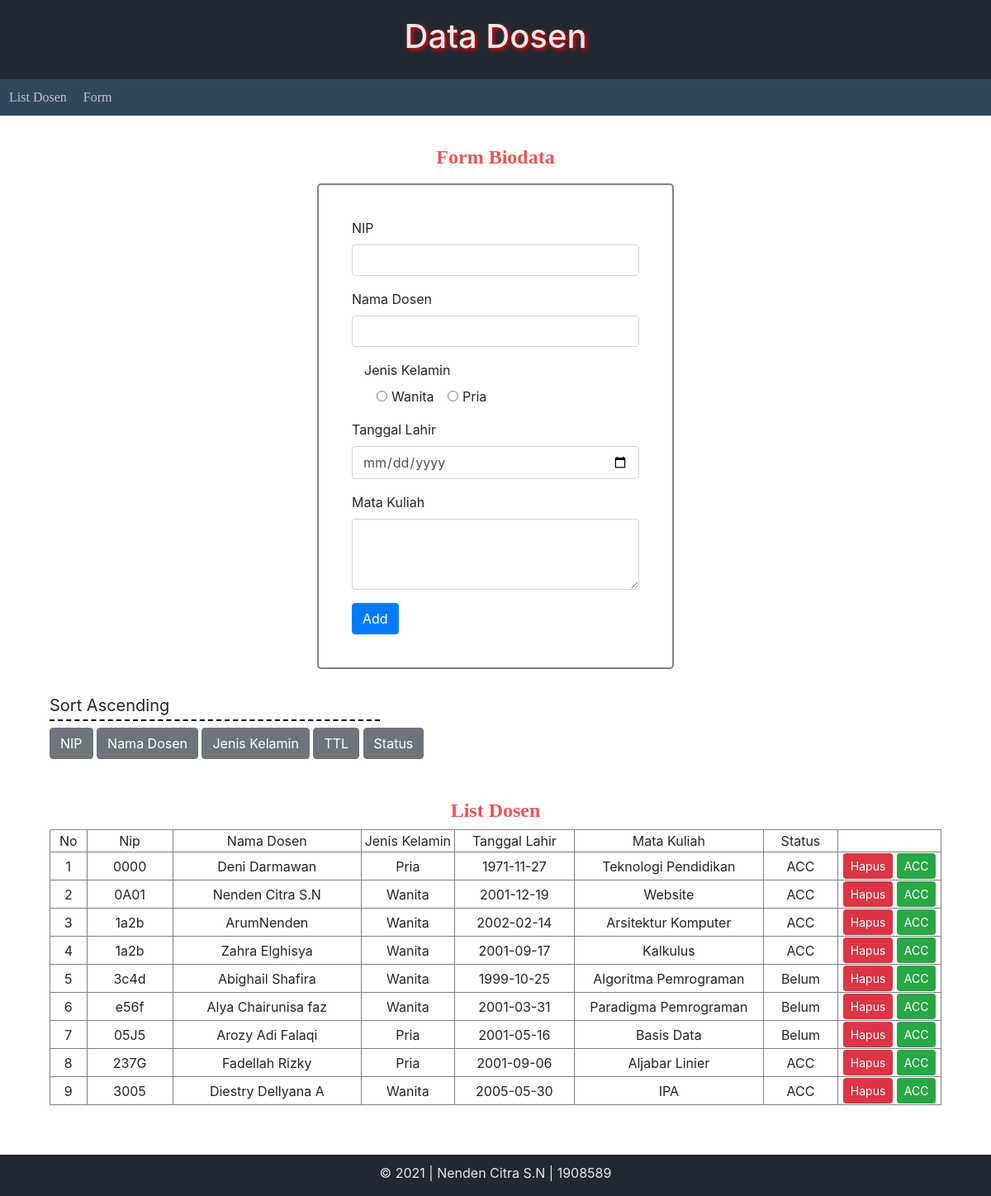
The page / on the database its author committed.
### tables this page shows
CREATE TABLE `data_dosen` (
  `id` int(11) NOT NULL,
  `nip` varchar(20) NOT NULL,
  `nama_dosen` varchar(100) NOT NULL,
  `gender` varchar(11) NOT NULL,
  `tanggal_lahir` date NOT NULL,
  `matkul` varchar(100) NOT NULL,
  `status_td` text NOT NULL
);

### conf.php (called while the page is built)
<?php
$db_host = "localhost";
$db_user = "root";
$db_password = "";
$db_name = "tp4_dpbo";
 ?>

### includes/DB.class.php (called while the page is built, shortened)
<?php
class DB{
	var $db_host = '';
	var $db_user = '';
	var $db_password = '';
	var $db_name = '';
	var $db_link = '';
	var $result = 0;
	function DB($db_host='', $db_user='', $db_password='', $db_name=''){
		$this->db_host = $db_host;
		$this->db_user = $db_user;
		$this->db_password = $db_password;
		$this->db_name = $db_name;
	}
	function open(){
		$this->db_link = mysqli_connect($this->db_host, $this->db_user, $this->db_password, $this->db_name);
	}
	function execute($query=""){
		$this->result = mysqli_query($this->db_link, $query);
		return $this->result;
	}
	function getResult(){
		return mysqli_fetch_array($this->result);
	}
}
 ?>

### includes/Task.class.php (called while the page is built, shortened)
<?php
class Task extends DB{
	function getTask()
	{
		$query = "SELECT * FROM data_dosen";
		return $this->execute($query);
	}
}
?>

### index.php (the view, shortened to what this page needs)
<?php
include("conf.php");
include("includes/Template.class.php");
include("includes/DB.class.php");
include("includes/Task.class.php");
$otask = new Task($db_host, $db_user, $db_password, $db_name);
$otask->open();
if(isset($_POST['nip']))
{
	$otask->getTasknip();
}
else if(isset($_POST['nama_dosen']))
{
	$otask->getTasknama_dosen();
}
else if(isset($_POST['gender']))
{
	$otask->getTaskgender();
}
else if(isset($_POST['tanggal_lahir']))
{
	$otask->getTasktanggal_lahir();
}
else if(isset($_POST['matkul']))
{
	$otask->getTaskmatkul();
}
else
{
	$otask->getTask();
}
$data = null;
$no = 1;
while (list($id, $nip, $nama_dosen, $gender, $tanggal_lahir, $matkul, $status) = $otask->getResult()) {
	if($status == "Sudah")
	{
		$data .= "<tr>
		<td>" . $no . "</td>
		<td>" . $nip . "</td>
		<td>" . $nama_dosen . "</td>
		<td>" . $gender . "</td>
		<td>" . $tanggal_lahir . "</td>
		<td>" . $matkul . "</td>
		<td>" . $status . "</td>
		<td>
		<button class='btn btn-danger'><a href='index.php?id_hapus=" . $id . "' style='color: white; font-weight: bold;'>Hapus</a></button>
		</td>
		</tr>";
		$no++;
	}
	else
	{
		$data .= "<tr>
		<td>" . $no . "</td>
		<td>" . $nip . "</td>
		<td>" . $nama_dosen . "</td>
		<td>" . $gender . "</td>
		<td>" . $tanggal_lahir . "</td>
		<td>" . $matkul . "</td>
		<td>" . $status . "</td>
		<td>
		<button class='btn btn-danger btn-sm'><a href='index.php?id_hapus=" . $id . "' style='color: white; text-decoration: none; '>Hapus</a></button>
		<button class='btn btn-success btn-sm' ><a href='index.php?id_status=" . $id .  "' style='color: white; text-decoration: none;'>ACC</a></button>
		</td>
		</tr>";
		$no++;
	}
}

### includes/Template.class.php (shortened to what this page needs)
<?php
class Template{
	var $content = '';
	function Template($filename = ''){
		$this->content = implode('', @file($filename));
	}
	function clear(){
		$this->content = preg_replace("/DATA_[A-Z|_|0-9]+/", "", $this->content);
	}
	function write(){
		print $this->content;
	}
	function replace($old = '', $new = ''){
		if(is_int($new)){
			$value = sprintf("%d", $new);
		}elseif(is_float($new)){
			$value = sprintf("%f", $new);
		}elseif(is_array($new)){
			$value = '';
			foreach( $new as $item){
				$value .= $item. '';
			}
		}else{
			$value = $new;
		}
		$this->content = preg_replace("/$old/",  $value, $this->content);
	}
}
 ?>

### rows shown on the page
data_dosen: nip "0000", nama_dosen "Deni Darmawan", gender "Pria", tanggal_lahir "1971-11-27", matkul "Teknologi Pendidikan", status_td "ACC"
data_dosen: nip "0A01", nama_dosen "Nenden Citra S.N", gender "Wanita", tanggal_lahir "2001-12-19", matkul "Website", status_td "ACC"
data_dosen: nip "1a2b", nama_dosen "ArumNenden", gender "Wanita", tanggal_lahir "2002-02-14", matkul "Arsitektur Komputer", status_td "ACC"
data_dosen: nip "1a2b", nama_dosen "Zahra Elghisya", gender "Wanita", tanggal_lahir "2001-09-17", matkul "Kalkulus", status_td "ACC"
data_dosen: nip "3c4d", nama_dosen "Abighail Shafira", gender "Wanita", tanggal_lahir "1999-10-25", matkul "Algoritma Pemrograman", status_td "Belum"
data_dosen: nip "e56f", nama_dosen "Alya Chairunisa faz", gender "Wanita", tanggal_lahir "2001-03-31", matkul "Paradigma Pemrograman", status_td "Belum"
data_dosen: nip "05J5", nama_dosen "Arozy Adi Falaqi", gender "Pria", tanggal_lahir "2001-05-16", matkul "Basis Data", status_td "Belum"
data_dosen: nip "237G", nama_dosen "Fadellah Rizky", gender "Pria", tanggal_lahir "2001-09-06", matkul "Aljabar Linier", status_td "ACC"
data_dosen: nip "3005", nama_dosen "Diestry Dellyana A", gender "Wanita", tanggal_lahir "2005-05-30", matkul "IPA", status_td "ACC"
